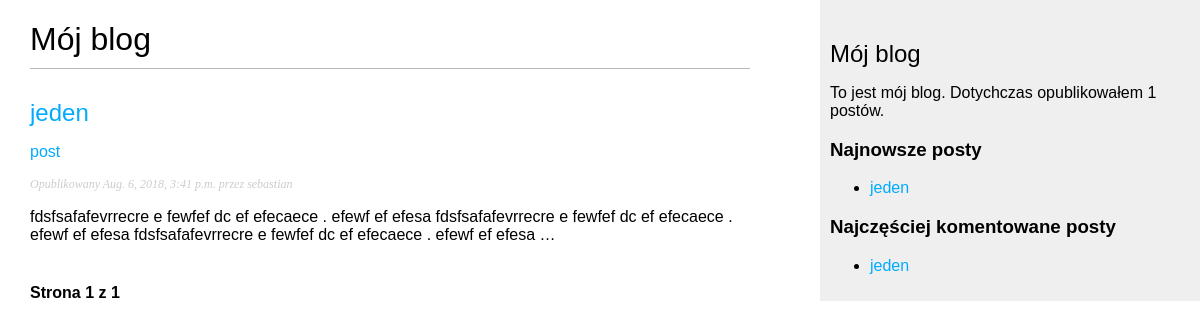
Before: /blog/ with the older database file.
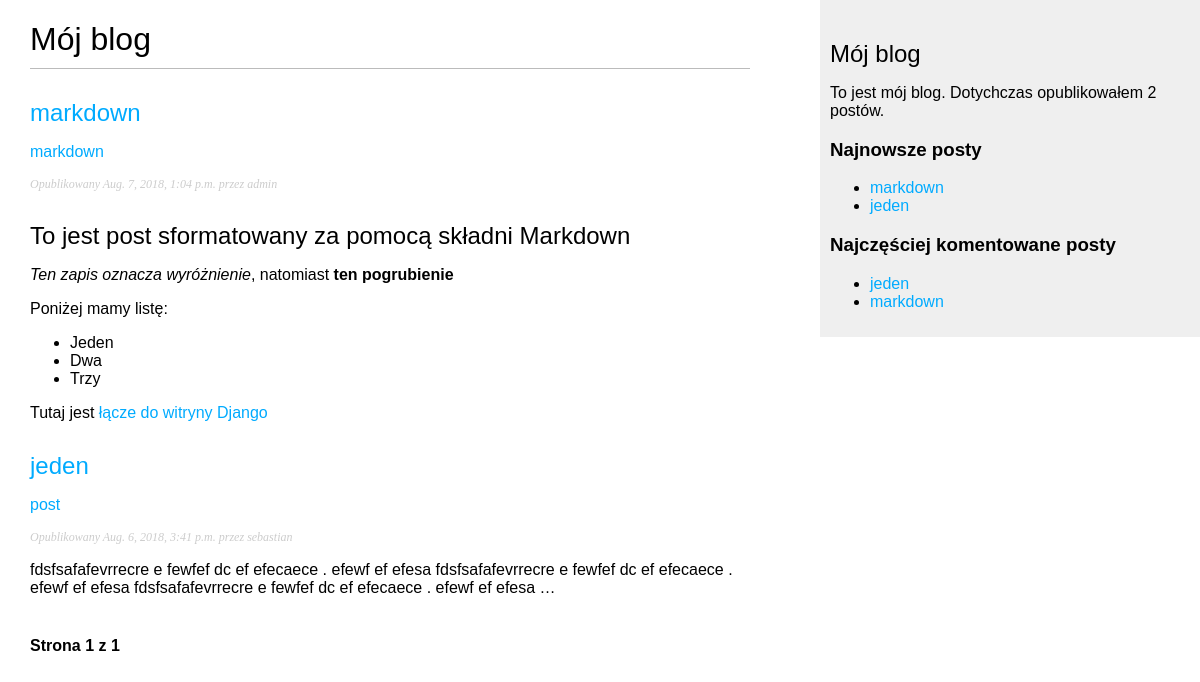
After: the same page with the newer database file.
### blog/models.py (models this page shows, shortened)
class Post(models.Model):
    STATUS_CHOICES = (('draft', 'Roboczy'), ('published', 'Opublikowany'))
    title = models.CharField(max_length=250)
    slug = models.SlugField(max_length=250, unique_for_date='publish')
    author = models.ForeignKey(User, related_name='blog_posts', on_delete=models.CASCADE)
    body = models.TextField()
    publish = models.DateTimeField(default=timezone.now)
    created = models.DateTimeField(auto_now_add=True)
    updated = models.DateTimeField(auto_now=True)
    status = models.CharField(max_length=10, choices=STATUS_CHOICES, default='draft')
    objects = models.Manager()
    published = PublishedManager()
    tags = TaggableManager()
    class Meta:
        ordering = ('-publish',)
    def get_absolute_url(self):
        return reverse('blog:post_detail', args=[self.publish.year,
                                                 self.publish.strftime('%m'),
                                                 self.publish.strftime('%d'),
                                                 self.slug])

### blog/views.py (the view)
# urls.py: url(r'^tag/(?P<tag_slug>[-\w]+)/$', views.post_list, name='post_list_by_tag'),
def post_list(request, tag_slug=None):
    object_list = Post.published.all()
    tag = None
    if tag_slug:
        tag = get_object_or_404(Tag, slug=tag_slug)
        object_list = object_list.filter(tags__in=[tag])
    paginator = Paginator(object_list, 3)
    page = request.GET.get('page')
    try:
        posts = paginator.page(page)
    except PageNotAnInteger:
        posts = paginator.page(1)
    except EmptyPage:
        posts = paginator.page(paginator.num_pages)
    return render(request, 'blog/post/list.html', {'page': page,
                                                   'posts': posts,
                                                   'tag': tag})

### blog/models.py (called while the page is built)
    def get_queryset(self):
        return super(PublishedManager, self).get_queryset().filter(status='published')

### blog/templatetags/blog_tags.py (called while the page is built)
@register.simple_tag
def total_posts():
    return Post.published.count()

@register.inclusion_tag('blog/post/latest_posts.html')
def show_latest_posts(count=5):
    latest_posts = Post.published.order_by('-publish')[:count]
    return {'latest_posts': latest_posts}

@register.simple_tag
def get_most_commented_posts(count=5):
    return Post.published.annotate(total_comments=Count('comments')).order_by('-total_comments')[:count]

@register.filter(name='markdown')
def markdown_format(text):
    return mark_safe(markdown.markdown(text))

### blog/templates/blog/post/list.html (shortened to what this page needs)
{% extends "blog/base.html" %}
{% load blog_tags %}
{% block content %}
    <h1> Mój blog</h1>
    {% for post in posts %}
        <h2><a href="{{ post.get_absolute_url }}">{{ post.title }}</a></h2>
        <p class="tags">
            {% for tag in post.tags.all %}
                <a href="{% url "blog:post_list_by_tag" tag.slug %}">
                    {{ tag.name }}
                </a>
            {% endfor %}
        </p>
        <p class="date">Opublikowany {{ post.publish }} przez {{ post.author }}</p>
        {{ post.body|markdown|truncatewords_html:30 }}
    {% endfor %}
    {% include "pagination.html" with page=posts %}
{% endblock %}

### blog/templates/blog/base.html (shortened to what this page needs)
{% load staticfiles blog_tags %}
<!DOCTYPE html>
<html lang="en">
<head>
    <link href="{% static 'css/blog.css' %}" rel="stylesheet">
</head>
<body>
    <div id="content">
        {% block content %}
        {% endblock %}
    </div>
    <div id="sidebar">
        <h2>Mój blog</h2>
        <p>To jest mój blog. Dotychczas opublikowałem {% total_posts %} postów.</p>
        <h3>Najnowsze posty</h3>
        {% show_latest_posts 3 %}
        <h3>Najczęściej komentowane posty</h3>
        {% get_most_commented_posts as most_commented_posts %}
        <ul>
            {% for post in most_commented_posts %}
                <li>
                    <a href="{{ post.get_absolute_url }}">{{ post.title }}</a>
                </li>
            {% endfor %}
        </ul>
    </div>
</body>
</html>

### blog/templates/pagination.html (shortened to what this page needs)
<div class="pagination">
    <span class="step-links">
        <span class="current">
            Strona {{ page.number }} z {{ page.paginator.num_pages }}
        </span>
    </span>
</div>

### blog/templates/blog/post/latest_posts.html
<ul>
    {% for post in latest_posts %}
        <li>
            <a href="{{ post.get_absolute_url }}">{{ post.title }}</a>
        </li>
    {% endfor %}
</ul>

### blog/static/css/blog.css (style rules this page uses)
body { margin:0; padding:0; font-family:helvetica, sans-serif; }
a { color:#00abff; text-decoration:none; }
h1 { font-weight:normal; border-bottom:1px solid #bbb; padding:0 0 10px 0; }
h2 { font-weight:normal; margin:30px 0 0; }
#content { float:left; width:60%; padding:0 0 0 30px; }
#sidebar { float:right; width:30%; padding:10px; background:#efefef; height:100%; }
p.date { color:#ccc; font-family: georgia, serif; font-size: 12px; font-style: italic; }
.pagination { margin:40px 0; font-weight:bold; }

Changed rows visible on the page:
added Post: title "markdown", publish "Aug. 7, 2018, 1:04 p.m.", author "admin", body "To jest post sformatowany za pomocą składni Markdown Ten zapis oznacza wyróżnienie , natomiast ten pogrubienie Poniżej mamy listę: Jeden Dwa Trzy Tutaj jest łącze do witryny Django"
added Tag: name "markdown"
Other visible differences:
text no longer shown: "1"
text now shown: "2"
